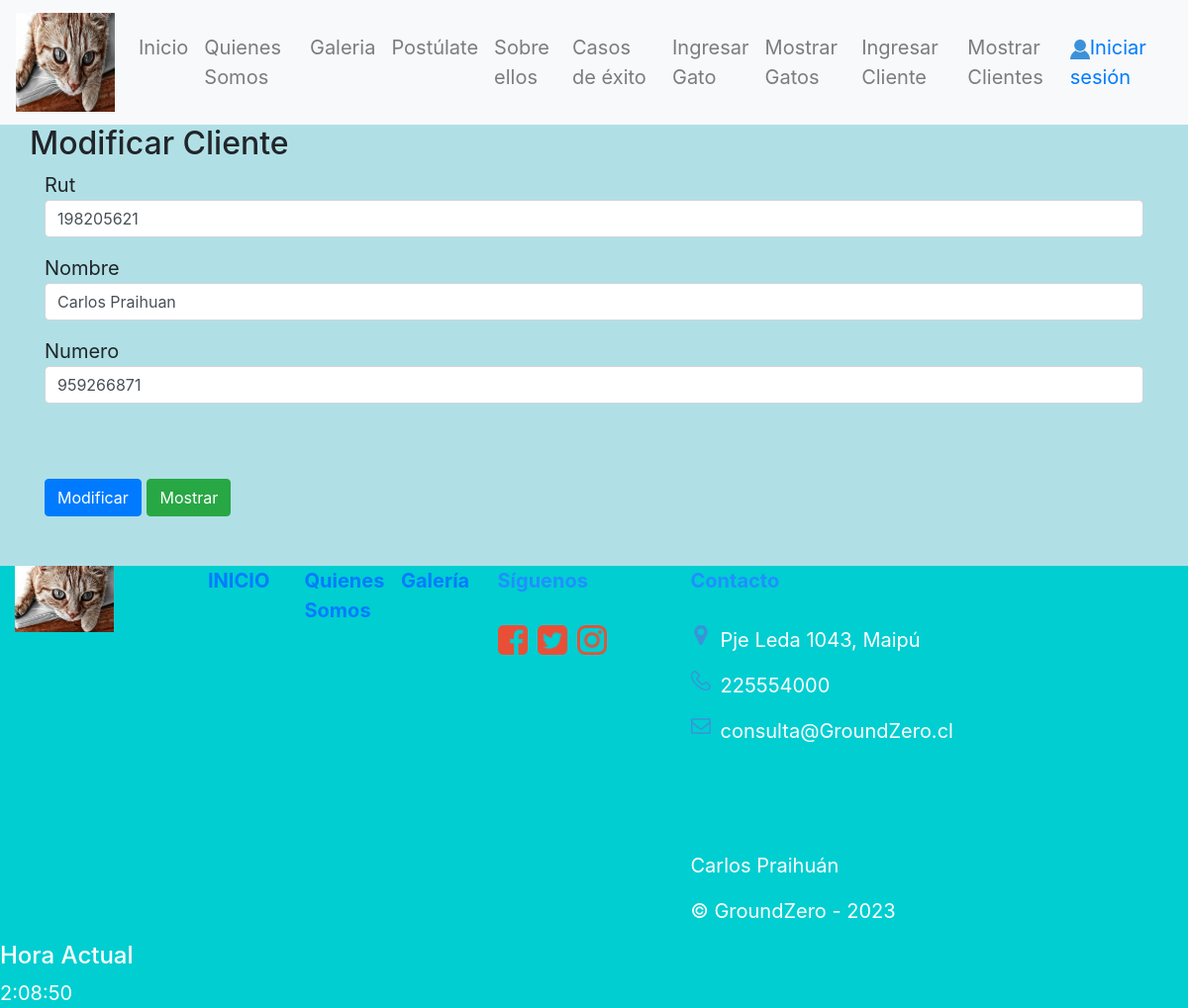
/modificarCli/198205621, run on the app's committed database.
### core/models.py (models this page shows, shortened)
class Cliente(models.Model):
    rut=models.CharField(max_length=10, primary_key=True, verbose_name='Rut')
    nombre=models.CharField(max_length=30, verbose_name='Nombre')
    numero=models.CharField(max_length=20, verbose_name='Numero')

### core/views.py (the view)
# urls.py: path('modificarCli/<id>', modificarCli, name="modificarCli"),
def modificarCli(request, id):
    cliente = Cliente.objects.get(rut=id) #buscamos el objeto x patente = id
    datos ={
        'form': ClienteForm(instance=cliente) #instanciamos el obj. en un obj. de tipo formulario
    }
    if request.method=='POST':
        formulario = ClienteForm(data=request.POST, instance=cliente)
        if formulario.is_valid:
            formulario.save()
            return redirect('mostrarCli')
    return render(request, 'modificarCli.html', datos)

### core/forms.py
class ClienteForm(forms.ModelForm):
    class Meta: #permite configurar el form
        model = Cliente
        fields = ['rut', 'nombre', 'numero']
        labels = {
            'rut': 'Rut',
            'nombre': 'Nombre',
            'numero': 'Numero',
        }
        widgets={
            'rut': forms.TextInput(
                attrs = {
                    'class': 'form-control',
                    'placeholder': 'Digite su rut',
                    'id': 'rut'
                }
            ),
            'nombre': forms.TextInput(
                attrs = {
                    'class': 'form-control',
                    'placeholder':'Escriba su nombre',
                    'id': 'nombre'
                }
            ),
            'numero': forms.TextInput(
                attrs = {
                    'class' : 'form-control',
                    'placeholder': 'Escriba su número',
                    'id': 'numero'
                }
            ),
        }

### core/templates/modificarCli.html (shortened to what this page needs)
<!DOCTYPE html>
<html lang="en">
<head>
    {% load static %}
    <link href="{% static 'css/bootstrap.min.css' %}" rel="stylesheet">
    <link href="{% static 'css/estilo.css' %}" rel="stylesheet">
</head>
<body>
    <nav class="navbar navbar-expand-sm navbar-light bg-light">
        <a class="navbar-brand" href="#">
            <img src="{% static 'img/gatos2.jpg' %}" width="100px" height="100px">
        </a>
        <div class="collapse navbar-collapse" id="opciones">
            <ul class="navbar-nav">
                <li class="nav-item">
                    <a class="nav-link" href="{% url 'home' %}">Inicio</a>
                </li>
                <li class="nav-item">
                    <a class="nav-link" href="{% url 'quienes' %}">Quienes Somos</a>
                </li>
                <li class="nav-item">
                    <a class="nav-link" href="{% url 'galeria' %}">Galeria</a>
                </li>
                <li class="nav-item">
                    <a class="nav-link" href="{% url 'ayudanos' %}">Postúlate</a>
                </li>
                <li class="nav-item">
                    <a class="nav-link" href="{% url 'gatos' %}">Sobre ellos</a>
                </li>
                <li class="nav-item">
                    <a class="nav-link" href="{% url 'api' %}">Casos de éxito</a>
                </li>
                <li class="nav-item">
                    <a class="nav-link" href="{% url 'crear' %}">Ingresar Gato</a>
                </li>
                <li class="nav-item">
                    <a class="nav-link" href="{% url 'mostrar' %}">Mostrar Gatos</a>
                </li>
                <li class="nav-item">
                    <a class="nav-link" href="{% url 'crearCli' %}">Ingresar Cliente</a>
                </li>
                <li class="nav-item">
                    <a class="nav-link" href="{% url 'mostrarCli' %}">Mostrar Clientes</a>
                </li>
            </ul>
            <div>
                {% if user.is_authenticated %}
                    <a href="{% url 'logout' %}" id="userGroundZero">
                         <img src="{% static 'img/user-vector-icon.png' %}" alt="userGroundZero" width="20px">Cerrar Sesión
                    </a>
                {% else %}
                <a href="{% url 'login' %}" id="userGroundZero">
                    <img src="{% static 'img/user-vector-icon.png' %}" alt="userGroundZero" width="20px">Iniciar sesión
                </a>
                {% endif %}
            </div>
        </div>
    </nav>
    <div class="container">
        <div class="row">
            <h2>Modificar Cliente</h2>
        </div>
        <form method="POST" action="#" id="formulario">
            <div class="form-group">
                {{ form.rut.label}}
                {{ form.rut}}
            </div>
            <div class="form-group">
                {{ form.nombre.label}}
                {{ form.nombre}}
            </div>
            <div class="form-group">
                {{ form.numero.label}}
                {{ form.numero}}
            </div>
            <br><br>
            <input type="submit" class="btn btn-primary" value="Modificar">
            <a href="{% url 'mostrarCli' %}" class="btn btn-success">Mostrar</a>
        </form>
    </div>
    <footer>
        <div class="row col-12">
            <div class="col-lg-2">
                <img src="{% static 'img/gatos2.jpg' %}" alt="Gato" width="100px">
            </div>
            <div class="col-lg-1">
                <a href="{% url 'home' %}" id="linkFooter"><strong>INICIO</strong></a>
            </div>
            <div class="col-lg-1">
                <a href="{% url 'quienes' %}" id="linkFooter"><strong>Quienes Somos</strong></a>
            </div>
            <div class="col-lg-1">
                <a href="{% url 'galeria' %}" id="linkFooter"><strong>Galería</strong></a>
            </div>
        <div class="col-lg-2">
            <FONT color="dodgerblue"><strong>Síguenos</strong></FONT>
            <br><br>
            <div class="row">
                <img src="{% static 'img/2000px-Facebook_font_awesome.svg.png' %}" alt="" width="30px" height="30px"
                    style=" margin-left: 15px;">
                <img src="{% static 'img/twitter.png' %}" alt="" width="30px" height="30px" style=" margin-left: 10px;">
                <img src="{% static 'img/Instagram.png' %}" alt="" width="30px" height="30px" style=" margin-left: 10px;">
            </div>
        </div>
            <div class="col-lg-3">
                <FONT color = "dodgerblue"><strong>Contacto</strong></FONT>
                <br><br>
                <div class="row">
                    <img src="{% static 'img/location.png' %}" alt="" width="20px" height="20px"
                        style="margin-right: 10px; margin-left: 15px;">
                    <p>Pje Leda 1043, Maipú</p>
                </div>
                <div class="row">
                    <img src="{% static 'img/fono.png' %}" alt="" width="20px" height="20px"
                        style="margin-right: 10px; margin-left: 15px;">
                    <p>225554000</p>
                </div>
                <div class="row">
                    <img src="{% static 'img/email.png' %}" alt="" width="20px" height="20px"
                        style="margin-right: 10px; margin-left: 15px;">
                    <p>consulta@GroundZero.cl</p>
                </div>
                <br><br><br>
                <p>Carlos Praihuán</p>
                <p>&copy; GroundZero - 2023</p>
            </div>
        </div>
        <h4 onmouseover="style.color = 'blue'" onmouseout="style.color= 'black'"" >Hora Actual</h4>
        <div onmouseover="style.color = 'blue'" onmouseout="style.color= 'black'"" class="reloj">12:30:30</div>
    </footer>
</body>
</html>

### core/static/css/estilo.css (style rules this page uses)
body { background-color: powderblue; font-size: 15pt; font-style: unset; }
footer { margin-top: 50px; color: #fff; background-color: darkturquoise; }

### data on the page
Cliente: rut "198205621", nombre "Carlos Praihuan", numero "959266871"
